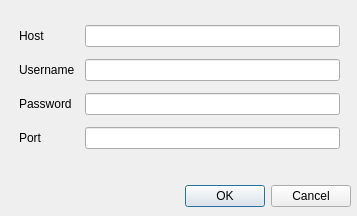
<?xml version="1.0" encoding="UTF-8"?>
<ui version="4.0">
 <class>AddHostDialog</class>
 <widget class="QDialog" name="AddHostDialog">
  <property name="geometry">
   <rect>
    <x>0</x>
    <y>0</y>
    <width>357</width>
    <height>216</height>
   </rect>
  </property>
  <property name="windowTitle">
   <string>Add a host</string>
  </property>
  <widget class="QDialogButtonBox" name="buttonBox">
   <property name="geometry">
    <rect>
     <x>10</x>
     <y>180</y>
     <width>341</width>
     <height>32</height>
    </rect>
   </property>
   <property name="orientation">
    <enum>Qt::Horizontal</enum>
   </property>
   <property name="standardButtons">
    <set>QDialogButtonBox::Cancel|QDialogButtonBox::Ok</set>
   </property>
  </widget>
  <widget class="QWidget" name="formLayoutWidget">
   <property name="geometry">
    <rect>
     <x>19</x>
     <y>19</y>
     <width>321</width>
     <height>148</height>
    </rect>
   </property>
   <layout class="QFormLayout" name="formLayout">
    <property name="horizontalSpacing">
     <number>10</number>
    </property>
    <property name="verticalSpacing">
     <number>12</number>
    </property>
    <property name="topMargin">
     <number>6</number>
    </property>
    <property name="bottomMargin">
     <number>6</number>
    </property>
    <item row="0" column="0">
     <widget class="QLabel" name="label">
      <property name="text">
       <string>Host</string>
      </property>
     </widget>
    </item>
    <item row="1" column="0">
     <widget class="QLabel" name="label_2">
      <property name="text">
       <string>Username</string>
      </property>
     </widget>
    </item>
    <item row="2" column="0">
     <widget class="QLabel" name="label_3">
      <property name="text">
       <string>Password</string>
      </property>
     </widget>
    </item>
    <item row="3" column="0">
     <widget class="QLabel" name="label_4">
      <property name="text">
       <string>Port</string>
      </property>
     </widget>
    </item>
    <item row="0" column="1">
     <widget class="QLineEdit" name="hostInput"/>
    </item>
    <item row="1" column="1">
     <widget class="QLineEdit" name="usernameInput"/>
    </item>
    <item row="2" column="1">
     <widget class="QLineEdit" name="passwordInput"/>
    </item>
    <item row="3" column="1">
     <widget class="QLineEdit" name="portInput"/>
    </item>
   </layout>
  </widget>
 </widget>
 <resources/>
 <connections>
  <connection>
   <sender>buttonBox</sender>
   <signal>accepted()</signal>
   <receiver>AddHostDialog</receiver>
   <slot>accept()</slot>
   <hints>
    <hint type="sourcelabel">
     <x>248</x>
     <y>254</y>
    </hint>
    <hint type="destinationlabel">
     <x>157</x>
     <y>274</y>
    </hint>
   </hints>
  </connection>
  <connection>
   <sender>buttonBox</sender>
   <signal>rejected()</signal>
   <receiver>AddHostDialog</receiver>
   <slot>reject()</slot>
   <hints>
    <hint type="sourcelabel">
     <x>316</x>
     <y>260</y>
    </hint>
    <hint type="destinationlabel">
     <x>286</x>
     <y>274</y>
    </hint>
   </hints>
  </connection>
 </connections>
</ui>
